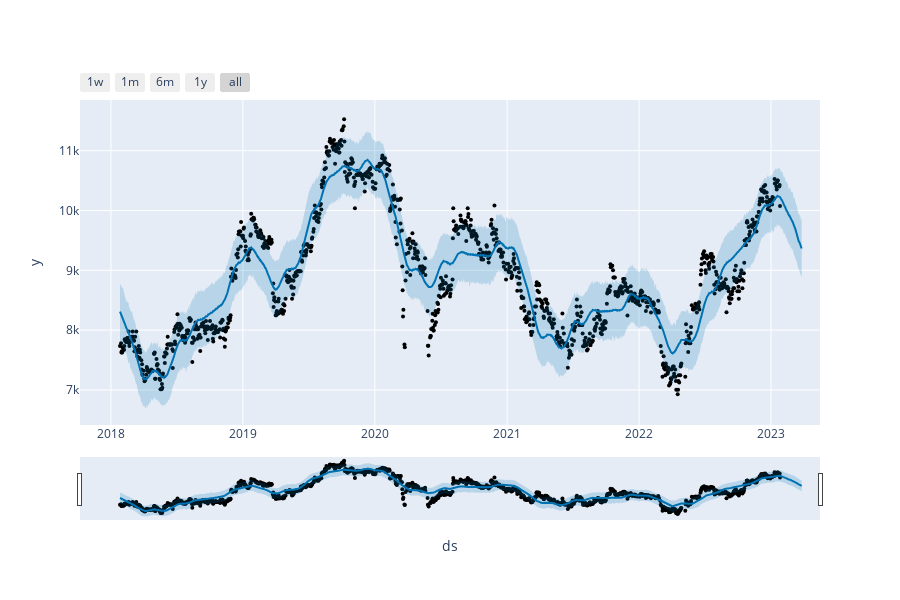

The notebook cell this image was saved under:
### Code cell
plot_plotly(m,forecast)

### Figure 1 — Plotly figure (JSON) as saved in the notebook; plotly's stock layout.template omitted (floating-point values rounded to 4 significant figures; data arrays with more than 128 entries replaced by an {"elided": "..."} marker saying what was removed)
{"data": [{"marker": {"color": "black", "size": 4}, "mode": "markers", "name": "Actual", "type": "scatter", "x": {"elided": "1252 str values"}, "y": {"elided": "1252 float values"}}, {"hoverinfo": "skip", "line": {"width": 0}, "mode": "lines", "type": "scatter", "x": {"elided": "1312 str values"}, "y": {"elided": "1312 float values"}}, {"fill": "tonexty", "fillcolor": "rgba(0, 114, 178, 0.2)", "line": {"color": "#0072B2", "width": 2}, "mode": "lines", "name": "Predicted", "type": "scatter", "x": {"elided": "1312 str values"}, "y": {"elided": "1312 float values"}}, {"fill": "tonexty", "fillcolor": "rgba(0, 114, 178, 0.2)", "hoverinfo": "skip", "line": {"width": 0}, "mode": "lines", "type": "scatter", "x": {"elided": "1312 str values"}, "y": {"elided": "1312 float values"}}], "layout": {"height": 600, "showlegend": false, "width": 900, "xaxis": {"rangeselector": {"buttons": [{"count": 7, "label": "1w", "step": "day", "stepmode": "backward"}, {"count": 1, "label": "1m", "step": "month", "stepmode": "backward"}, {"count": 6, "label": "6m", "step": "month", "stepmode": "backward"}, {"count": 1, "label": "1y", "step": "year", "stepmode": "backward"}, {"step": "all"}]}, "rangeslider": {"visible": true}, "title": {"text": "ds"}, "type": "date"}, "yaxis": {"title": {"text": "y"}}}}
